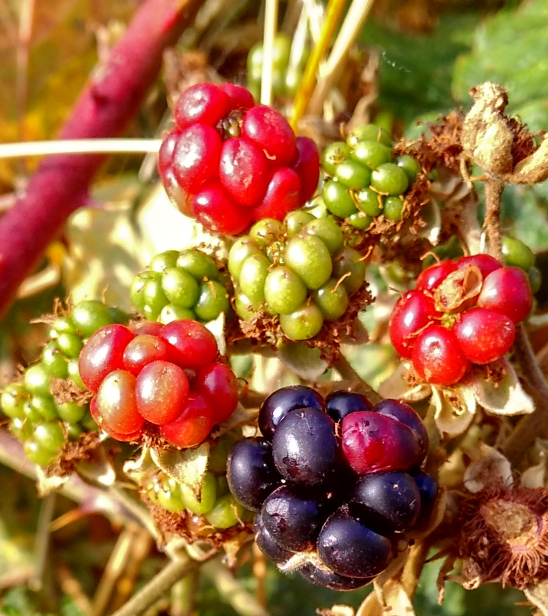
#> input picture python/data/berries.jpg, 1096 x 1232 px, found by its file name (shown at 1/2 size)
$ jupyter execute --allow-errors eg_python_data.ipynb
#> lines starting #> are read from the running program, lines starting #| are printed output that depends on the picture
# Common data types in Python

- list
- dict
- array
- dataframe

[cell 1]
a_list = [1,2.0, 'three']  # this is a list
a_dict = {'apple':2.50, 'banana':7.50, 'coconut':3.8}   # a dictionary

# list and dict are general purpose containers
# but list is not meant for calculation
# use numpy array for calculation

[cell 2]
a = [1,2,3,4,5]
# calculate 2x+3
print(2*a) # this means repeat the list twice

# use array
import numpy as np
b = np.array(a)
print(b)
print(2*b+3)

[cell 3]
# numpy module provides functions and constants for common maths calculations
# numpy array is computational efficient and memory effecient.
theta = np.array([0, np.pi/2, np.pi, 3*np.pi/2])
print(np.sin(theta))

[cell 4]
v = np.array([1,2,3])
A = np.array([[4,5,6], [7,8,9], [10,11,12]])

[cell 5]
# vA
v @ A    # @ is matrix multiplication

[cell 6]
v * A   # elementwise multiplication with broadcasting

[cell 7]
2 * v   # scalar multiplication

[cell 8]
A @ v.T    # matrix multiplication

[cell 9]
A @ v   # a one-dimensional array is both row and column vector

[cell 10]
# dataframe is a spreadsheet in python
# think dataframe is 2d-array
import pandas as pd
data = {
    'name': ['Harry', 'Ron', 'Hermione'],
    'subject' : ['Physics', 'Chemistry', 'Biology'],
    'marks': [76, 85,90]
}
print(data)
data = pd.DataFrame(data)
data

### Indexing and slicing of array

[cell 11]
a = np.arange(10)
print(a)

[cell 12]
# common patterns: first n items, last n items
print("First 3 items:",  a[:3])    # start from 0 until 3 (excluding 3)
print("Last 3 items:", a[-3:])   # negative index is count from the end

[cell 13]
# boolean indexing
a = np.array([1,2,3,4,5])
mask = [True, False, True, True, False]
print(a[mask])

[cell 14]
# indexing by a list
a = np.array([1,2,3,4,5])
idx = [0, 2, 3]
print(a[idx])

[cell 15]
rn = np.random.rand(1000)
# pick the random numbers that are greater than 0.9
mask = rn > 0.9
print(rn[mask])

[cell 16]
data = np.array([1,2,3,4,5,6,7,8,9])
# random sampling of data with replacement (bootstraping)
idx = [np.random.randint(0,9) for i in range(4)]
data[idx]

# string and bytes

- usually text files are string
- when communicating via network or with hardware, the data exchanges are bytes

[cell 17]
s = f'A smiley face: {chr(0x1f60a)}'
print(s, type(s))

[cell 18]
# convert string to bytes
b = s.encode('utf8')
print(type(b))
print(b)

[cell 19]
# convert bytest to string
s2 = b.decode()
print(s2)

[cell 20]
table = ''
for i in range(5):
    for j in range(16):
        table = table + (chr(0x2600 + i*16 + j))
    table += '\n'
print(table)

## Html file

- text file with tags.

[cell 21]
# saving a string to a text file
html = '''
<!DOCTYPE html>
<html>

<head>
<title>My Web Page</title>
</head>

<body>
<h1>Header of Level 1</h1>
<h2>Header of Level 2 </h2>
<p> Sometimes there are emoji in a html file. ☀☁☂☃☄★☆☇☈☉☊☋☌☍☎☏ </p>
<a href="https://www.python.org">Link</a>
</body>

</html>
'''

with open('myweb.html', 'w', encoding='utf8') as f_handle:
    f_handle.write(html)

[cell 22]
# saving a byte stream to a text file, note the b in front of the quote
html = b'''
<!DOCTYPE html>
<html>

<head>
<title>My Web Page</title>
</head>

<body>
<h1>Header of Level 1</h1>
<h2>Header of Level 2 </h2>
<p> Sometimes there are emoji in a html file. \xf0\x9f\x98\x8a </p>
<a href="https://www.python.org">Link</a>
</body>

</html>
'''

with open('myweb.html', 'wb') as f_handle:
    f_handle.write(html)

### Parsing html file

- use bs4 library

[cell 23]
import bs4

with open('myweb.html', 'r') as f_handle:
    html = f_handle.read()

soup = bs4.BeautifulSoup(html, 'html.parser')

[cell 24]
print(type(soup))
print(soup)

[cell 25]
soup.head

[cell 26]
soup.title

[cell 27]
soup.body

[cell 28]
soup.a['href']

[cell 29]
print(type(soup.title))
print(soup.title.text)

### Web scraping

[cell 30]
url = 'https://gohyk.bitbucket.io/BD1390_A12/'

[cell 31]
import requests_cache

#> (the rest of this cell did not finish here and is left out)

#> (a cell that did not finish here is left out)

[cell 33]
# download all the pdf and zip files.
to_download = ['pdf', 'zip']

links = soup.find_all('a')
for link in links:
    #print(link['href'])
    link_name = link['href']
    ext = link_name.split('.')[-1]
    if ext in to_download:
        print(url + link_name)
        url_to_file = url + link_name
        resp = session.get(url_to_file)
        with open(link_name, 'wb') as  f_handle:
            f_handle.write(resp.content)

- this is just the basic of web scraping
- there are a lot of web pages containing javascripts to fetch data.
- for these kind of web pages, you have to use tools like selenium

- before doing the scraping, please read robots.txt for the permission to scrap.
- soup.find_all('table',{'class':'TableBorderBottom'})

[cell 34]
url = 'https://www.bursamalaysia.com/market_information/equities_prices'
#> (the rest of this cell did not finish here and is left out)

# JSON

- this is the standard format for web information exchange

[cell 35]
json_file = 'data/science.json'

[cell 36]
import json
#> (the rest of this cell did not finish here and is left out)

[cell 37]
print(type(j))

#> (a cell that did not finish here is left out)

#> (a cell that did not finish here is left out)

#> (a cell that did not finish here is left out)

#> (a cell that did not finish here is left out)

#> (a cell that did not finish here is left out)

#> (a cell that did not finish here is left out)

[cell 44]
import datetime as dt
#> (the rest of this cell did not finish here and is left out)

#> (a cell that did not finish here is left out)

## Image file

[cell 46]
import matplotlib.image as mimg

fname = 'data/berries.jpg'
img = mimg.imread(fname)
#> img is the input picture: shape (1232, 1096, 3); mean R, G, B 158.7, 106.2, 57.9
img   # an image is 3-layered array

[cell 47]
img.shape  # our image here is a 1232 x 1096 pixels image (:,:, 3) - 3 layers (R, G, B)
#> Out = (1232, 1096, 3)
# (R,G,B) is the default for matplotlib
# (B,G,R) is the default for opencv

[cell 48]
import matplotlib.pyplot as plt

fig, ax = plt.subplots(1,1, figsize=(3,2))
ax.imshow(img)
ax.axis(False)
plt.show()

[cell 49]
fig, ax = plt.subplots(1,3)
red = img[:,:, 0]
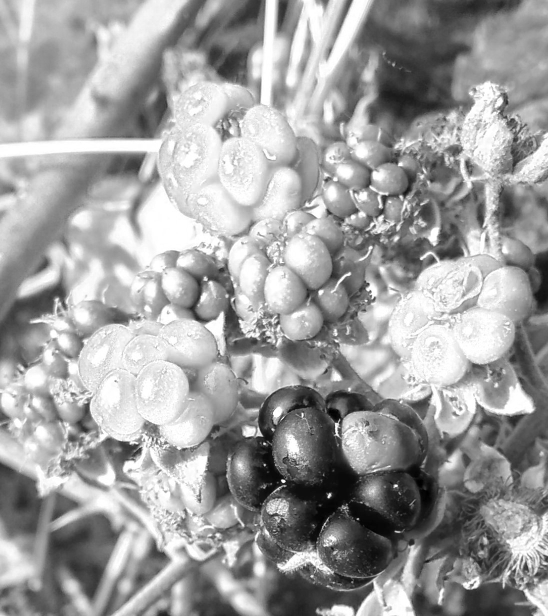
#> red: shape (1232, 1096) (shown at 1/2 size); min 0, max 255, mean 158.7
grn = img[:,:, 1]
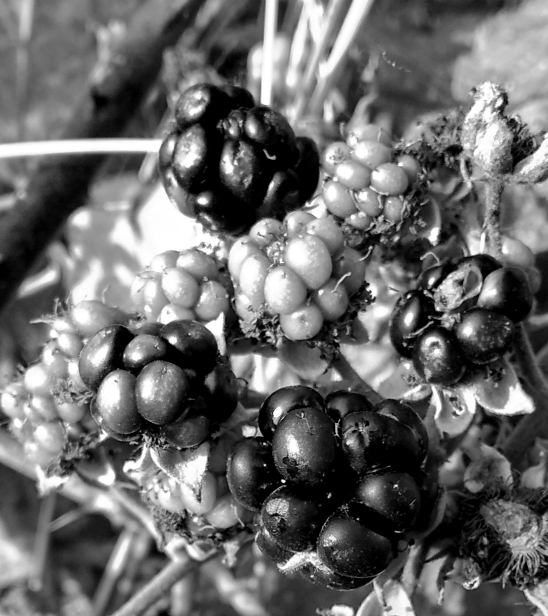
#> grn: shape (1232, 1096) (shown at 1/2 size); min 0, max 255, mean 106.2
blu = img[:,:, 2]
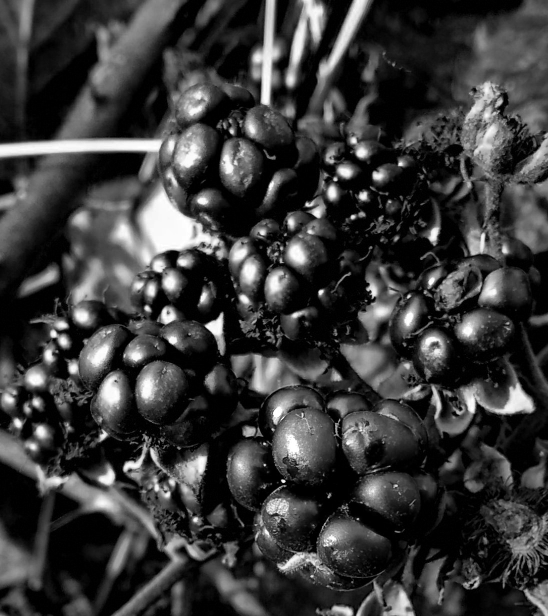
#> blu: shape (1232, 1096) (shown at 1/2 size); min 0, max 255, mean 57.9
ax[0].imshow(red, cmap='Reds_r')   # set proper colour map
ax[1].imshow(grn, cmap='Greens_r')
ax[2].imshow(blu, cmap='Blues_r')
plt.show()
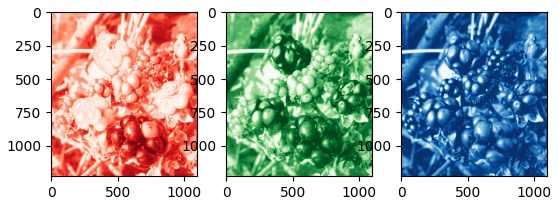
#> figure drawn by matplotlib, 3 panels

# Video

- install opencv

[cell 50]
import cv2

fname = 'data/berries.mp4'
vid = cv2.VideoCapture(fname)
ret, frame = vid.read()  # read 1 frame of my video
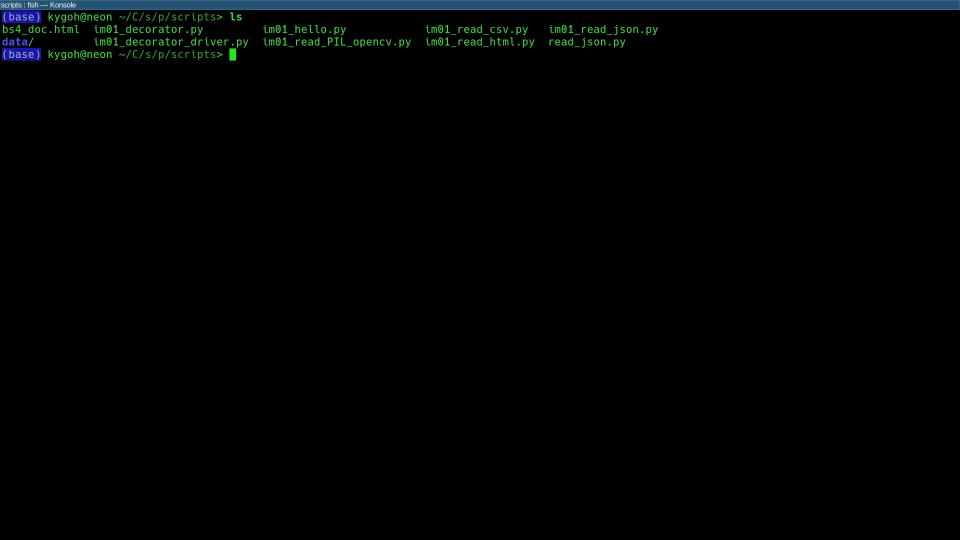
#> input picture frame 34 of python/data/berries.mp4, 1920 x 1080 px (shown at 1/2 size)
#> frame is the input picture: shape (1080, 1920, 3); mean B, G, R 3, 2.9, 1.3
frame

[cell 51]
fname = 'data/berries.mp4'
vid = cv2.VideoCapture(fname)
while (vid.isOpened()):
    ret, frame = vid.read()
    if ret:
        frame = cv2.resize(frame, (400,250))
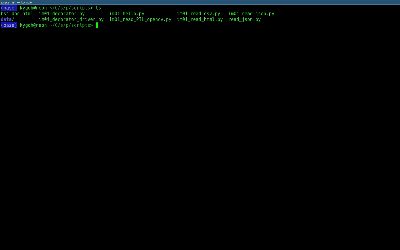
#> frame: shape (250, 400, 3); mean B, G, R 3.2, 3, 1.4
        cv2.imshow("My video", frame)
    if cv2.waitKey(1) & 0xff==ord('q'):    # wait for user to press 'q'
#> (key q is pressed here)
        break
cv2.destroyAllWindows()
